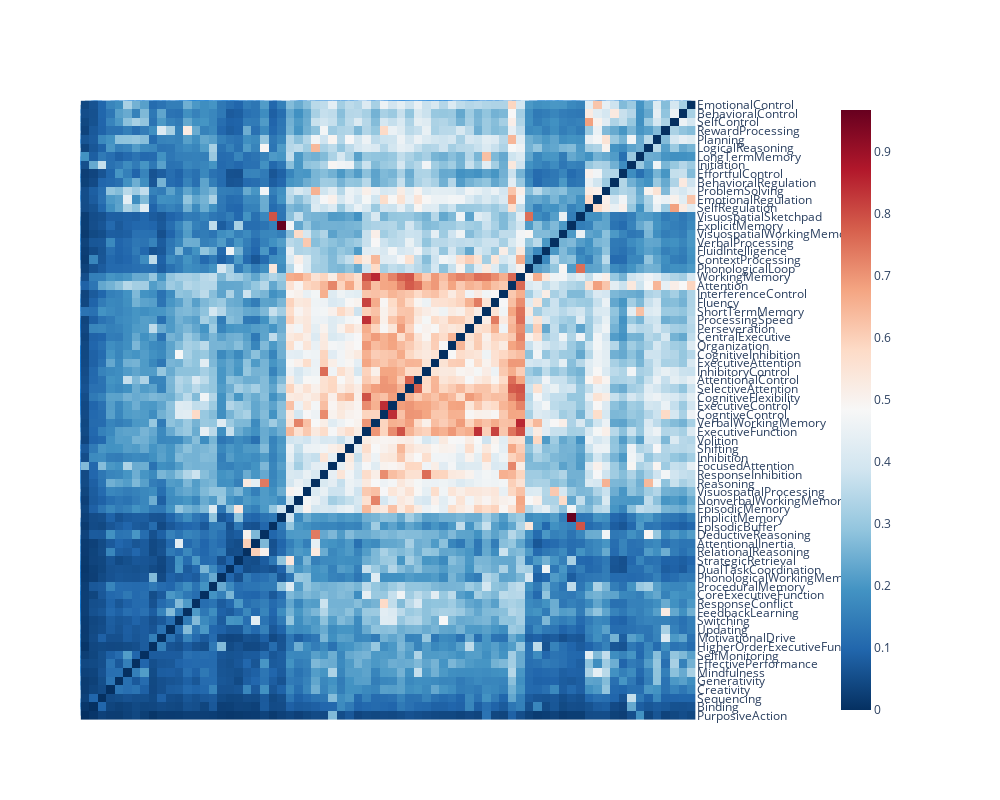

Notebook cell for this chart:
### Code cell
# visualize the similarity between constructs pairs regardless of the underlying tasks

# # drop tasks for visualization
tasks = pubmed.query('category.str.contains("Task")')['label'].unique()
plot_data = n2n_sim.drop(index=tasks, columns=tasks)

# # heatmap plot categorized by label category, either task or construct
# g = sns.clustermap(labels_sim,
#                    figsize=(25, 25),
#                    dendrogram_ratio=0.0001, 
#                    cbar_pos=(1.0, 0.73, 0.03, 0.25),
#                    robust=True)
# plt.show()

dashbio.Clustergram(
  data=plot_data,
  column_labels=plot_data.columns.to_list(),
  row_labels=plot_data.index.to_list(),
  cluster='all',
  center_values=False,
  height=800,
  width=1000,
  display_ratio=[0.001, 0.001],
  color_map='RdBu_r',
  hidden_labels=['col'],
  row_dist='euclidean',
  col_dist='euclidean',
  # standardize='col'
)
